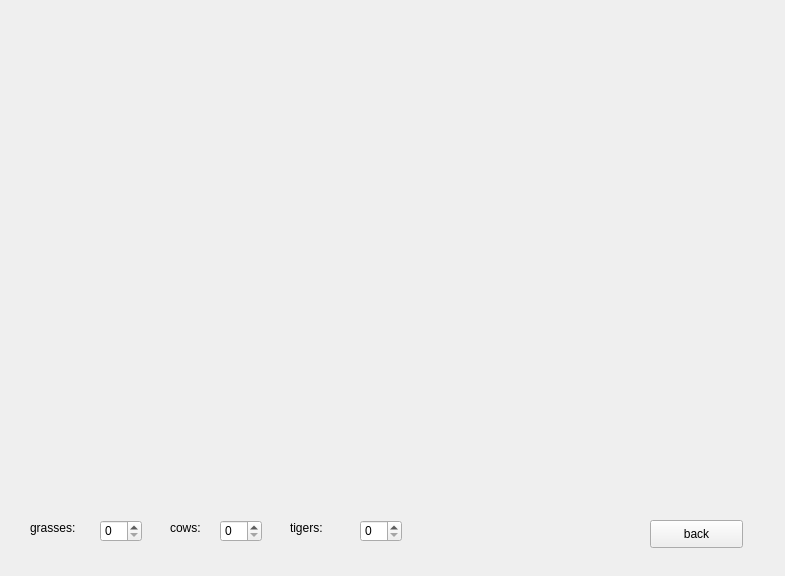
<?xml version="1.0" encoding="UTF-8"?>
<ui version="4.0">
 <class>gamewindow</class>
 <widget class="QWidget" name="gamewindow">
  <property name="geometry">
   <rect>
    <x>0</x>
    <y>0</y>
    <width>785</width>
    <height>576</height>
   </rect>
  </property>
  <property name="windowTitle">
   <string>Form</string>
  </property>
  <widget class="QSpinBox" name="grassesNumber_spinBox">
   <property name="geometry">
    <rect>
     <x>100</x>
     <y>520</y>
     <width>42</width>
     <height>22</height>
    </rect>
   </property>
  </widget>
  <widget class="QLabel" name="grassesNumber_label">
   <property name="geometry">
    <rect>
     <x>30</x>
     <y>520</y>
     <width>68</width>
     <height>15</height>
    </rect>
   </property>
   <property name="text">
    <string>grasses:</string>
   </property>
  </widget>
  <widget class="QLabel" name="cowsNumber_label">
   <property name="geometry">
    <rect>
     <x>170</x>
     <y>520</y>
     <width>68</width>
     <height>15</height>
    </rect>
   </property>
   <property name="text">
    <string>cows:</string>
   </property>
  </widget>
  <widget class="QSpinBox" name="cowsNumber_spinBox">
   <property name="geometry">
    <rect>
     <x>220</x>
     <y>520</y>
     <width>42</width>
     <height>22</height>
    </rect>
   </property>
  </widget>
  <widget class="QLabel" name="tigersNumber_label">
   <property name="geometry">
    <rect>
     <x>290</x>
     <y>520</y>
     <width>68</width>
     <height>15</height>
    </rect>
   </property>
   <property name="text">
    <string>tigers:</string>
   </property>
  </widget>
  <widget class="QSpinBox" name="tigersNumber_spinBox">
   <property name="geometry">
    <rect>
     <x>360</x>
     <y>520</y>
     <width>42</width>
     <height>22</height>
    </rect>
   </property>
  </widget>
  <widget class="QPushButton" name="back_pushButton">
   <property name="geometry">
    <rect>
     <x>650</x>
     <y>520</y>
     <width>93</width>
     <height>28</height>
    </rect>
   </property>
   <property name="text">
    <string>back</string>
   </property>
  </widget>
 </widget>
 <resources/>
 <connections/>
</ui>
